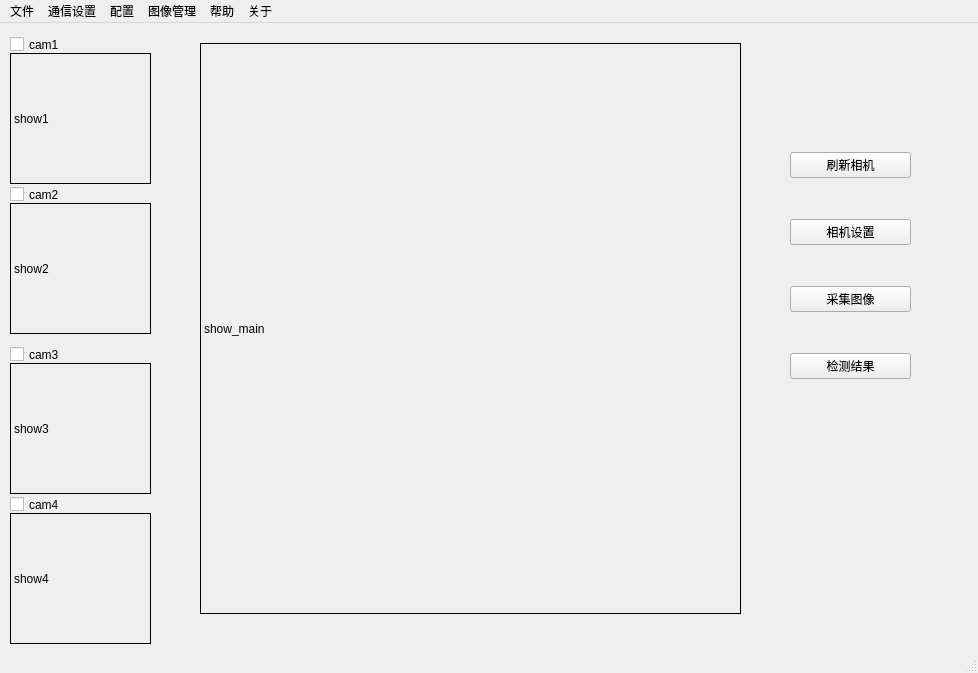
<?xml version="1.0" encoding="UTF-8"?>
<ui version="4.0">
 <class>MainWindow</class>
 <widget class="QMainWindow" name="MainWindow">
  <property name="geometry">
   <rect>
    <x>0</x>
    <y>0</y>
    <width>978</width>
    <height>673</height>
   </rect>
  </property>
  <property name="windowTitle">
   <string>MainWindow</string>
  </property>
  <widget class="QWidget" name="centralwidget">
   <widget class="QLabel" name="label_show1">
    <property name="geometry">
     <rect>
      <x>10</x>
      <y>30</y>
      <width>141</width>
      <height>131</height>
     </rect>
    </property>
    <property name="frameShape">
     <enum>QFrame::Shape::Box</enum>
    </property>
    <property name="text">
     <string>show1</string>
    </property>
   </widget>
   <widget class="QLabel" name="label_show2">
    <property name="geometry">
     <rect>
      <x>10</x>
      <y>180</y>
      <width>141</width>
      <height>131</height>
     </rect>
    </property>
    <property name="frameShape">
     <enum>QFrame::Shape::Box</enum>
    </property>
    <property name="text">
     <string>show2</string>
    </property>
   </widget>
   <widget class="QLabel" name="label_show3">
    <property name="geometry">
     <rect>
      <x>10</x>
      <y>340</y>
      <width>141</width>
      <height>131</height>
     </rect>
    </property>
    <property name="frameShape">
     <enum>QFrame::Shape::Box</enum>
    </property>
    <property name="text">
     <string>show3</string>
    </property>
   </widget>
   <widget class="QLabel" name="label_show4">
    <property name="geometry">
     <rect>
      <x>10</x>
      <y>490</y>
      <width>141</width>
      <height>131</height>
     </rect>
    </property>
    <property name="frameShape">
     <enum>QFrame::Shape::Box</enum>
    </property>
    <property name="text">
     <string>show4</string>
    </property>
   </widget>
   <widget class="QLabel" name="label_show_main">
    <property name="geometry">
     <rect>
      <x>200</x>
      <y>20</y>
      <width>541</width>
      <height>571</height>
     </rect>
    </property>
    <property name="frameShape">
     <enum>QFrame::Shape::Box</enum>
    </property>
    <property name="text">
     <string>show_main</string>
    </property>
   </widget>
   <widget class="QCheckBox" name="checkBox_cam1">
    <property name="geometry">
     <rect>
      <x>10</x>
      <y>10</y>
      <width>98</width>
      <height>23</height>
     </rect>
    </property>
    <property name="text">
     <string>cam1</string>
    </property>
   </widget>
   <widget class="QCheckBox" name="checkBox_cam2">
    <property name="geometry">
     <rect>
      <x>10</x>
      <y>160</y>
      <width>98</width>
      <height>23</height>
     </rect>
    </property>
    <property name="text">
     <string>cam2</string>
    </property>
   </widget>
   <widget class="QCheckBox" name="checkBox_cam3">
    <property name="geometry">
     <rect>
      <x>10</x>
      <y>320</y>
      <width>98</width>
      <height>23</height>
     </rect>
    </property>
    <property name="text">
     <string>cam3</string>
    </property>
   </widget>
   <widget class="QCheckBox" name="checkBox_cam4">
    <property name="geometry">
     <rect>
      <x>10</x>
      <y>470</y>
      <width>98</width>
      <height>23</height>
     </rect>
    </property>
    <property name="text">
     <string>cam4</string>
    </property>
   </widget>
   <widget class="QWidget" name="widget" native="true">
    <property name="geometry">
     <rect>
      <x>790</x>
      <y>94</y>
      <width>121</width>
      <height>301</height>
     </rect>
    </property>
    <layout class="QVBoxLayout" name="verticalLayout">
     <item>
      <widget class="QPushButton" name="Refresh">
       <property name="text">
        <string>刷新相机</string>
       </property>
      </widget>
     </item>
     <item>
      <widget class="QPushButton" name="camParaSet">
       <property name="text">
        <string>相机设置</string>
       </property>
      </widget>
     </item>
     <item>
      <widget class="QPushButton" name="getImage">
       <property name="text">
        <string>采集图像</string>
       </property>
      </widget>
     </item>
     <item>
      <widget class="QPushButton" name="DecResult">
       <property name="text">
        <string>检测结果</string>
       </property>
      </widget>
     </item>
    </layout>
   </widget>
  </widget>
  <widget class="QMenuBar" name="menubar">
   <property name="geometry">
    <rect>
     <x>0</x>
     <y>0</y>
     <width>978</width>
     <height>25</height>
    </rect>
   </property>
   <widget class="QMenu" name="menuconfig">
    <property name="title">
     <string>文件</string>
    </property>
    <addaction name="actioncreatConfig"/>
    <addaction name="actionimportConfig"/>
   </widget>
   <widget class="QMenu" name="menu">
    <property name="title">
     <string>通信设置</string>
    </property>
    <widget class="QMenu" name="menumodbus_rtu">
     <property name="title">
      <string>modbus_rtu</string>
     </property>
     <addaction name="actionmodbusserver"/>
     <addaction name="actionclient"/>
    </widget>
    <addaction name="menumodbus_rtu"/>
   </widget>
   <widget class="QMenu" name="menu_2">
    <property name="title">
     <string>配置</string>
    </property>
    <addaction name="actiondecConfigTable"/>
    <addaction name="actionclibration"/>
   </widget>
   <widget class="QMenu" name="menu_3">
    <property name="title">
     <string>图像管理</string>
    </property>
    <addaction name="actionsavepathconfig"/>
   </widget>
   <widget class="QMenu" name="menu_4">
    <property name="title">
     <string>帮助</string>
    </property>
    <addaction name="actionUserManual"/>
    <addaction name="actionReportIssue"/>
   </widget>
   <widget class="QMenu" name="menu_5">
    <property name="title">
     <string>关于</string>
    </property>
    <addaction name="actionbaseinfo"/>
   </widget>
   <addaction name="menuconfig"/>
   <addaction name="menu"/>
   <addaction name="menu_2"/>
   <addaction name="menu_3"/>
   <addaction name="menu_4"/>
   <addaction name="menu_5"/>
  </widget>
  <widget class="QStatusBar" name="statusbar"/>
  <action name="actioncreatConfig">
   <property name="text">
    <string>新建配置</string>
   </property>
  </action>
  <action name="actionimportConfig">
   <property name="text">
    <string>导入配置</string>
   </property>
  </action>
  <action name="actionmodbusserver">
   <property name="text">
    <string>server</string>
   </property>
  </action>
  <action name="actionclient">
   <property name="text">
    <string>client</string>
   </property>
  </action>
  <action name="actiondecConfigTable">
   <property name="text">
    <string>检测配置表</string>
   </property>
  </action>
  <action name="actionclibration">
   <property name="text">
    <string>标定</string>
   </property>
  </action>
  <action name="actionprejectParaSet">
   <property name="text">
    <string>项目参数设置</string>
   </property>
  </action>
  <action name="actionsaveoriginaliamge">
   <property name="text">
    <string>保存原图</string>
   </property>
  </action>
  <action name="actionsavedetectimage">
   <property name="text">
    <string>保存检测图像</string>
   </property>
  </action>
  <action name="actionsavepathconfig">
   <property name="text">
    <string>图像路径</string>
   </property>
  </action>
  <action name="actiondecparaconfig">
   <property name="text">
    <string>检测项目参数配置</string>
   </property>
  </action>
  <action name="actionUserManual">
   <property name="text">
    <string>使用手册</string>
   </property>
  </action>
  <action name="actionReportIssue">
   <property name="text">
    <string>报告问题</string>
   </property>
  </action>
  <action name="actionbaseinfo">
   <property name="text">
    <string>关于程序</string>
   </property>
  </action>
 </widget>
 <resources/>
 <connections/>
</ui>
